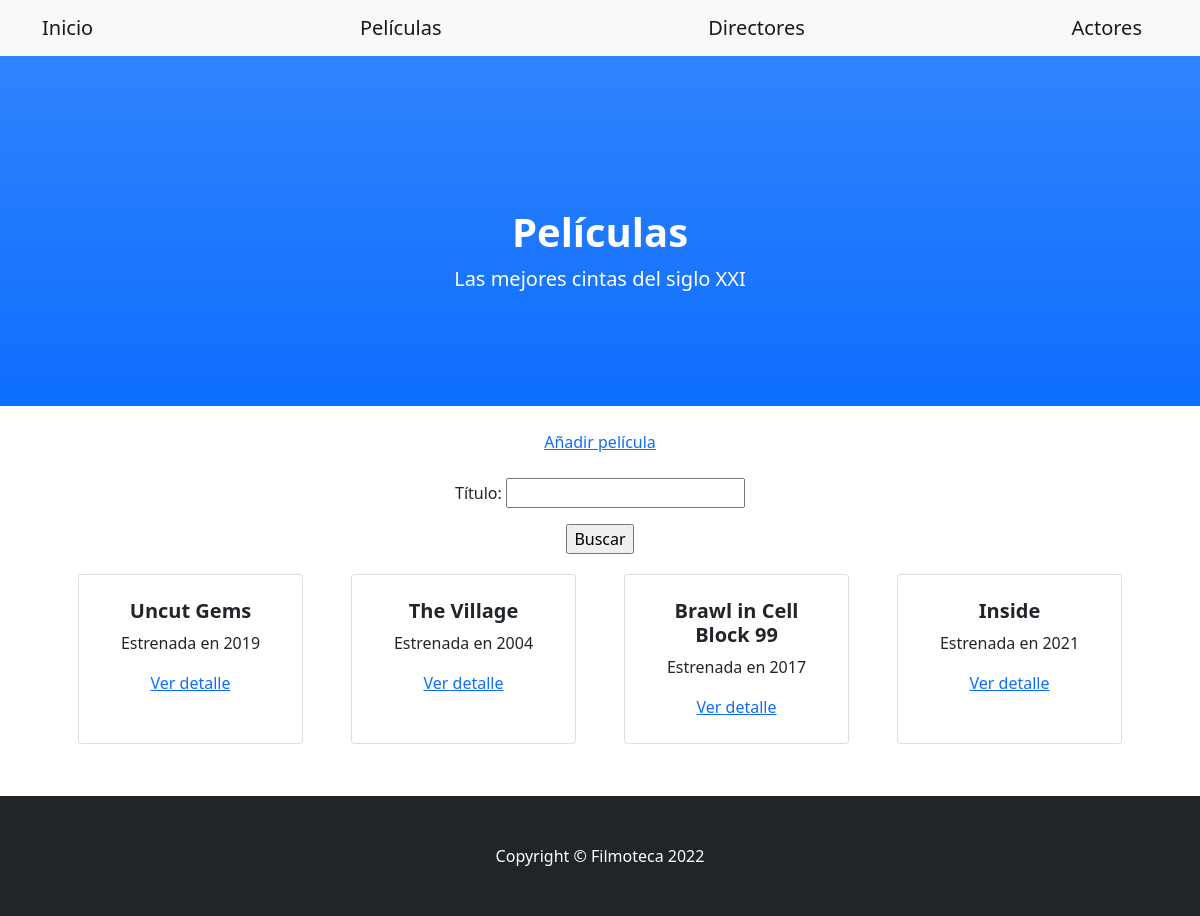
Page /peliculas/ on the earlier database version.
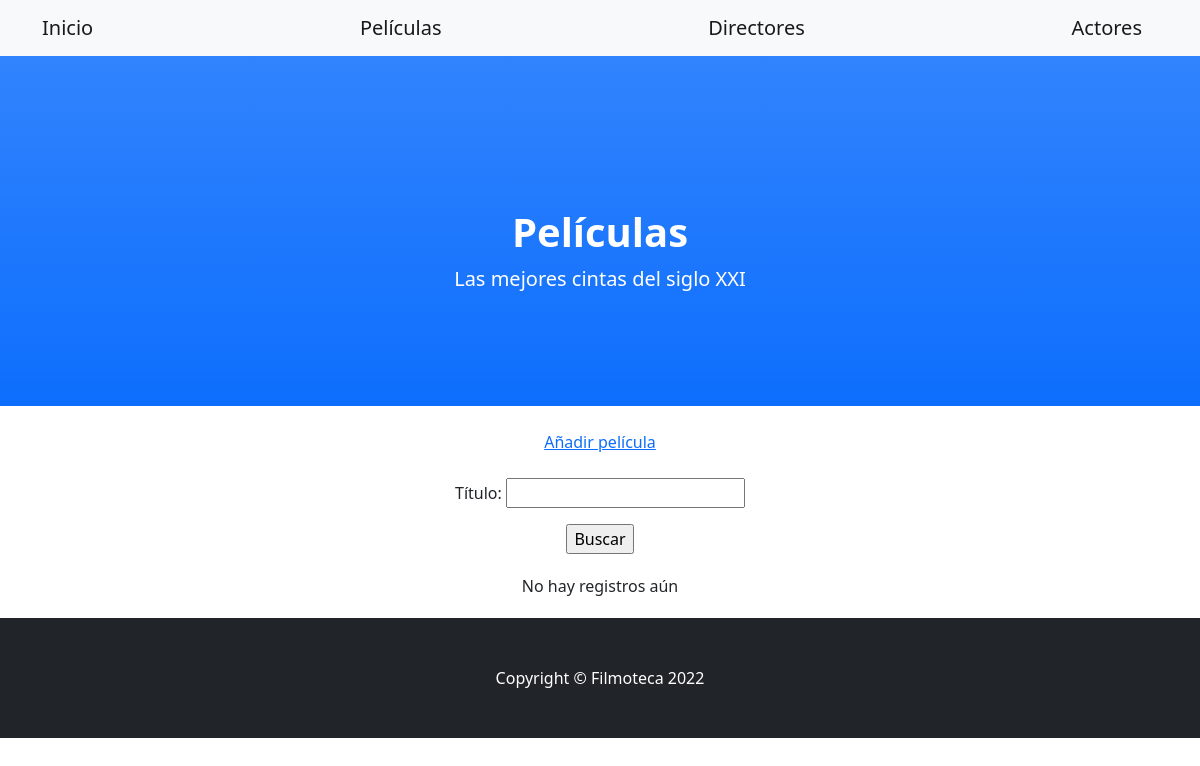
Same page on the later database version.
### filmoteca/models.py (models this page shows, shortened)
class Pelicula(models.Model):
    titulo = models.CharField(max_length=60)
    director = models.CharField(max_length=40)
    genero = models.CharField(max_length=20)
    duracion = models.IntegerField()
    estreno = models.IntegerField()
    poster = models.ImageField(upload_to="posters")
    creado = models.DateTimeField(auto_now_add=True)
    actualizado = models.DateTimeField(auto_now=True)

### filmoteca/views.py (the view)
# urls.py: path('peliculas/', PeliculaList.as_view(), name='peliculas'),
class PeliculaList(ListView):
    model = Pelicula
    template_name = "filmoteca/pelicula_list.html"

### filmoteca/templates/filmoteca/pelicula_list.html (shortened to what this page needs)
{% extends 'filmoteca/base_templates.html' %}
{% block header1 %}Películas{% endblock %}
{% block header2 %}Las mejores cintas del siglo XXI{% endblock %}
{% block boton %}
    <center>
        <br>
        <a href="{% url 'peliculas_añadir' %}">Añadir película</a>
    </center>
{% endblock boton %}
{% block buscador %}
    <form action="{% url 'peliculas_resultados' %}" method="GET">
        <br>
        <center>
            <p>
                Título:
                <input type="text" name="titulo">
            </p>
        <input type="submit" value="Buscar">
        </center>
    </form>
{% endblock buscador %}
{% block lista %}
    {% if object_list %}
        {% for pelicula in object_list %}
            <div class="col mb-5">
                <div class="card h-100">
                    <div class="card-body p-4">
                        <div class="text-center">
                            <h5 class="fw-bolder">{{pelicula.titulo}}</h5>
                            <p>Estrenada en {{pelicula.estreno}}</p>
                            <a href="{% url 'peliculas_detail' pelicula.id %}">Ver detalle</a>
                        </div>
                    </div>
                </div>
            </div>
        {% endfor %}
    {% else %}
        <br>
        <center>
            <p>No hay registros aún</p>
        </center>
    {% endif %}
{% endblock lista %}

Differences in the rows shown:
removed Pelicula: titulo "Uncut Gems", estreno "2019"
removed Pelicula: titulo "The Village", estreno "2004"
removed Pelicula: titulo "Brawl in Cell Block 99", estreno "2017"
removed Pelicula: titulo "Inside", estreno "2021"
Other differences:
text now shown: "No hay registros aún"
